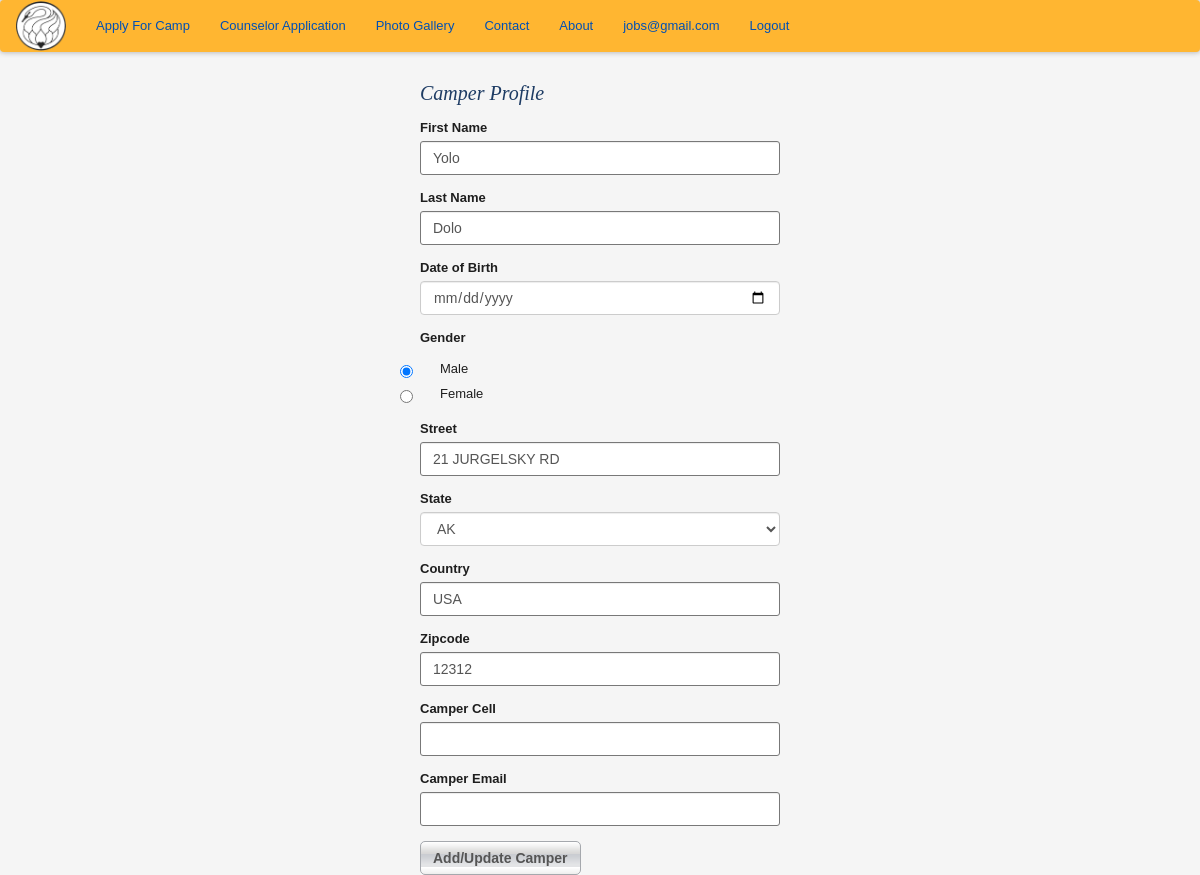
Page /edit_camper_profile/3 (signed in) on the committed database.
### app/models.py (models this page shows, shortened)
class User(UserMixin, db.Model):
    __tablename__ = 'user'
    id = db.Column(db.Integer, primary_key=True)
    email = db.Column(db.String(64), unique=True, index=True)
    password_hash = db.Column(db.String(128))
    parents = db.relationship('Parents', backref='user', uselist=False)
    @property
    def password(self):
        raise AttributeError('password is not a readable attribute')

class Camper(db.Model):
    __tablename__ = 'camper'
    id = db.Column(db.Integer, primary_key = True)
    fn = db.Column(db.String(64), index=True)
    ln = db.Column(db.String(64), index=True)
    dob = db.Column(db.Date)
    gender = db.Column(db.String(5))
    street = db.Column(db.String(200))
    state = db.Column(db.String(2))
    country = db.Column(db.String(64))
    zipcode = db.Column(db.String(8))
    campercell = db.Column(db.String(64))
    camperemail = db.Column(db.String(64))
    parents_id = db.Column(db.Integer, db.ForeignKey('parents.id'))
    regs = db.relationship('Camper_Registration', backref='camper', lazy='dynamic')

### app/controller.py (the view, shortened to what this page needs)
@app.route('/edit_camper_profile/<int:camper_id>', methods=['GET','POST'])
@login_required
def edit_camper(camper_id):
    camper = Camper.query.get(camper_id)
    form = UpdateCamperProfileForm(obj=camper)
    errors = None
    return render_template('camper_profile.html', form=form, errors=errors)

### app/forms.py
class UpdateCamperProfileForm(FlaskForm):
    fn = StringField('First Name', validators=[Required()])
    ln = StringField('Last Name', validators=[Required()])
    dob = DateField('Date of Birth', format=FDATE, validators=[Required()])
    gender = RadioField('Gender', choices=[('M', 'Male'),('F', 'Female')], validators=[Required()])
    street = StringField('Street', validators=[Required()])
    state = SelectField('State', choices = STATES, validators=[Required()])
    country = StringField('Country', default = "USA", validators=[Required()])
    zipcode = StringField('Zipcode', validators=[Required()])
    campercell = StringField('Camper Cell', validators=[Optional()])
    camperemail = StringField('Camper Email', validators=[Optional(),Email()])
    submit = SubmitField('Add/Update Camper')

### app/models.py (called while the page is built)
@login_manager.user_loader
def load_user(user_id):
    return User.query.filter_by(email=user_id).first()

### app/templates/camper_profile.html (shortened to what this page needs)
{% extends "base_templates/base.html" %}
{% import "bootstrap/wtf.html" as wtf %}
\{% block content %}
    <div class= "container">
        <div class="row">
            <div class= "col-md-offset-4 col-md-4">
                <h1> Camper Profile </h1>
                    {{ wtf.quick_form(form) }}
            </div>
        </div>
    </div>
{% endblock %}

### app/templates/base_templates/nav.html
<nav class="navbar navbar-dark">
  <a class="navbar-brand" href="{{ url_for('home') }}"><img style="width: 50px;" src="static/images/hhsclogo.png"></a>
  <ul class="nav navbar-nav">
    <li class="nav-item">
      <a class="nav-link" href="{{ url_for('auth.create_account') }}">Apply For Camp</a>
    </li>
    <li class="nav-item">
      <a class="nav-link" href="#">Counselor Application</a>
    </li>
    <li>
      <a>Photo Gallery</a>
    </li>
    <li>
      <a>Contact</a>
    </li>
    <li>
      <a>About</a>
    </li>
    {% if current_user.is_authenticated() %}
    <li class="nav-item pull-right">
      <a href="{{url_for('auth.logout')}}">Logout</a>
    </li>
    <li class= "nav-item pull-right">
      <a href="{{url_for('dashboard')}}">{{ current_user.email }}</a>
    </li>
    {% endif %}
  </ul>
</nav>

### app/static/css/newstyles.css (style rules this page uses)
.navbar { background-color: #ffb631; box-shadow: 0px 0px 5px 1px #bbb; }
.navbar-brand { padding: 0px 15px; }

### app/static/css/style.css (style rules this page uses)
html { font-size: 100%; -webkit-text-size-adjust: 100%; -ms-text-size-adjust: 100%; }
html, body { border: 0; margin: 0; height: 100%; min-height: 100%; }
body { color: #1e1e1e; font: 13px/1.231 arial, helvetica, sans-serif; background: #f5f5f5; }
img { border: 0; vertical-align: middle; -ms-interpolation-mode: bicubic; }
form { margin: 0; padding: 0; border: 0; }
a, a:visited { color: #0050b4; }
h1, h2 { margin: 10px 0 15px; padding: 0; font: italic 20px georgia, serif; color: #1e3c64; }
ul { margin: 0; padding: 0; list-style: none; }
button, input, select, textarea { margin: 0; vertical-align: middle; color: #1e1e1e; font: 13px arial, helvetica, sans-serif; }
button, input { line-height: normal; }
button, input[type="button"], input[type="reset"], input[type="submit"] { cursor: pointer; -webkit-appearance: button; }
input, textarea { padding: 2px; }
select { padding: 1px; }
input[type="text"], input[type="password"], select, textarea { border: 1px solid #787878; border-radius: 3px; }
input.input-text, select, textarea { border: 1px solid #787878; }
.btn { display: inline-block; border: 1px solid #a5a8ad; border-radius: 5px; margin: 0 10px 0 0; min-width: 100px; white-space: nowrap; text-align: center; font-weight: 700; color: #555; background: #e3e4e6 url(../img/btn.png) repeat-x; box-shadow: 0 1px 0 #fff; }

### rows in the picture
User: email "jobs@gmail.com"
Camper: fn "Yolo", ln "Dolo", gender "☑ Male ☐ Female", street "21 JURGELSKY RD", state "AK", country "USA", zipcode "12312"
